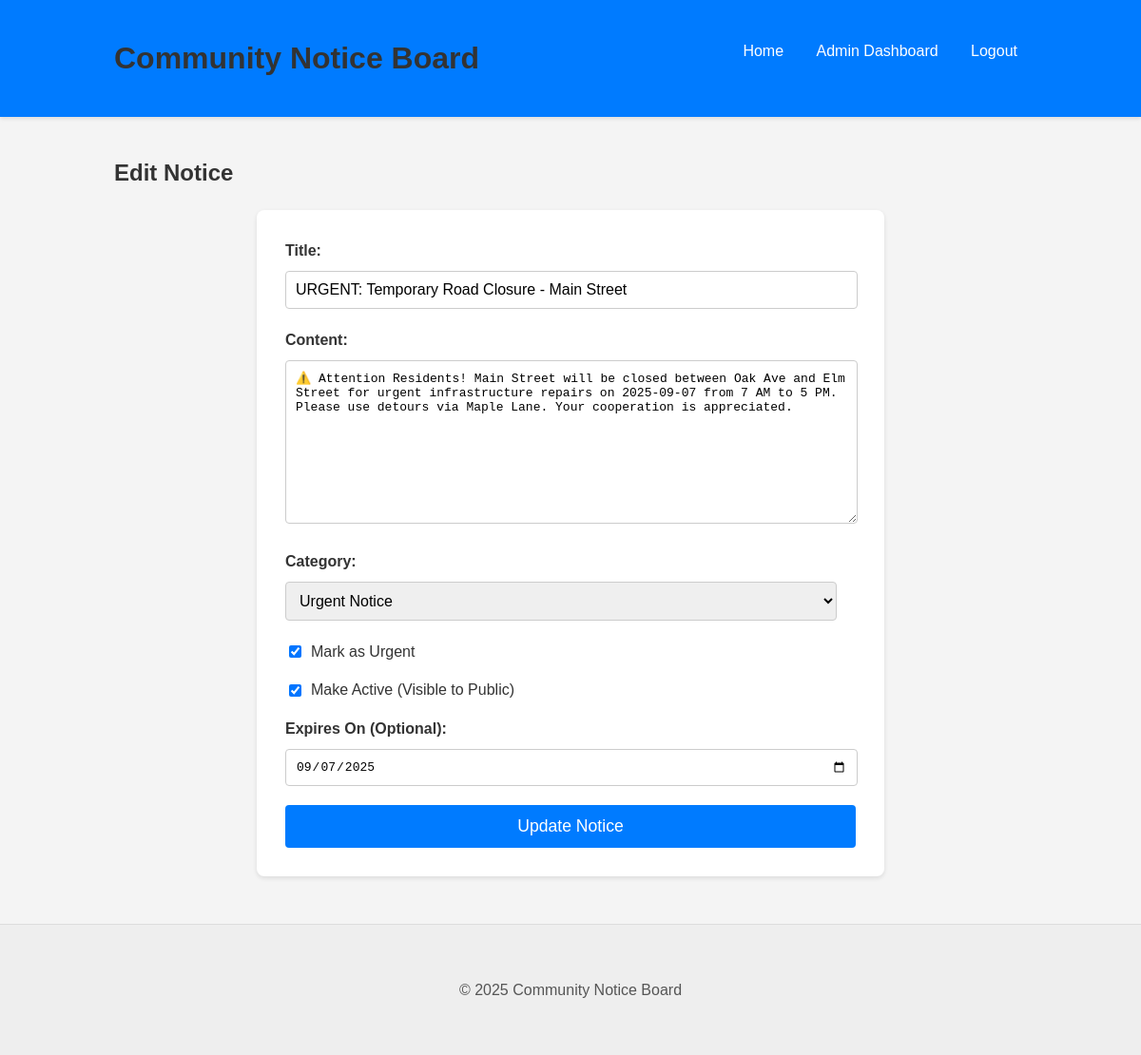
/admin/notice/3/edit (signed in), run on the app's committed database.
### tables this page shows
CREATE TABLE notices (
    id INTEGER PRIMARY KEY AUTOINCREMENT,
    title TEXT NOT NULL,
    content TEXT NOT NULL,
    category TEXT NOT NULL, -- e.g., 'announcement', 'event', 'urgent' (though is_urgent also exists)
    is_urgent BOOLEAN NOT NULL DEFAULT 0, -- 1 for urgent, 0 for regular
    created_at TIMESTAMP NOT NULL DEFAULT CURRENT_TIMESTAMP,
    expires_at TIMESTAMP NULL, -- Optional expiry date
    event_date DATE NULL,
    event_time TIME NULL,
    event_location TEXT NULL,
    is_active BOOLEAN NOT NULL DEFAULT 1 -- 1 for active, 0 for inactive/draft (admin can toggle)
);

### app.py (the view, shortened to what this page needs)
@app.route('/admin/notice/<int:id>/edit', methods=['GET', 'POST'])
@login_required
def edit_notice(id):
    notice = get_notice(id, check_active=False) # Get notice regardless of active status
    if notice is None:
        return redirect(url_for('admin_dashboard'))
    return render_template('create_edit_notice.html', notice=notice)

### app.py (called while the page is built)
@app.context_processor
def inject_now():
    return {'datetime': datetime}

def get_db():
    if 'db' not in g:
        g.db = sqlite3.connect(
            DATABASE,
        )
        g.db.row_factory = sqlite3.Row # Allows accessing columns by name
    return g.db

def login_required(view):
    @functools.wraps(view)
    def wrapped_view(**kwargs):
        if session.get('logged_in') is None:
            flash('Please log in to access this page.', 'warning')
            return redirect(url_for('admin_login'))
        return view(**kwargs)
    return wrapped_view

def get_notice(notice_id, check_active=True):
    db = get_db()
    query = """
        SELECT id, title, content, category, is_urgent, created_at,
               expires_at,
               event_date, event_time, event_location, is_active
        FROM notices
        WHERE id = ?
    """
    if check_active:
        query += " AND is_active = 1"
    notice_row = db.execute(query, (notice_id,)).fetchone()
    if notice_row is None:
        flash('Notice not found.', 'danger')
        return None
    notice = dict(notice_row)
    if notice['expires_at']:
        notice['expires_at'] = datetime.fromisoformat(notice['expires_at'])
    notice['created_at'] = datetime.fromisoformat(notice['created_at']) # Should always exist
    return notice

### templates/create_edit_notice.html (shortened to what this page needs)
{% extends '_base.html' %}
{% block content %}
    <h2>{% if notice %}Edit Notice{% else %}Create New Notice{% endif %}</h2>
    <form method="post" class="notice-form">
        <label for="title">Title:</label>
        <input type="text" id="title" name="title" value="{{ notice.title if notice else '' }}" required>
        <label for="content">Content:</label>
        <textarea id="content" name="content" rows="10" required>{{ notice.content if notice else '' }}</textarea>
        <label for="category">Category:</label>
        <select id="category" name="category" required onchange="toggleEventFields()">
            <option value="urgent" {% if notice and notice.category == 'urgent' %}selected{% endif %}>Urgent Notice</option>
        </select>
        <div class="checkbox-group">
            <input type="checkbox" id="is_urgent" name="is_urgent" {% if notice and notice.is_urgent %}checked{% endif %}>
            <label for="is_urgent">Mark as Urgent</label>
        </div>
        <div class="checkbox-group">
            <input type="checkbox" id="is_active" name="is_active" {% if notice is none or notice.is_active %}checked{% endif %}>
            <label for="is_active">Make Active (Visible to Public)</label>
        </div>
        <label for="expires_at">Expires On (Optional):</label>
        <input type="date" id="expires_at" name="expires_at" value="{{ notice.expires_at.strftime('%Y-%m-%d') if notice and notice.expires_at else '' }}">
        <button type="submit">{% if notice %}Update Notice{% else %}Create Notice{% endif %}</button>
    </form>
{% endblock %}

### static/style.css (style rules this page uses)
body { font-family: Arial, sans-serif; line-height: 1.6; margin: 0; padding: 0; background-color: #f4f4f4; color: #333; }
h1, h2, h3 { color: #333; margin-bottom: 15px; }
.auth-form, .notice-form { background-color: white; padding: 30px; border-radius: 8px; box-shadow: 0 2px 5px rgba(0,0,0,0.1); margin-top: 20px; max-width: 600px; margin-left: auto; margin-right: auto; }
.auth-form label, .notice-form label { display: block; margin-bottom: 8px; font-weight: bold; }
.auth-form input[type="text"], .auth-form input[type="password"], .notice-form input[type="text"], .notice-form input[type="date"], .notice-form input[type="time"], .notice-form textarea, .notice-form select { width: calc(100% - 20px); padding: 10px; margin-bottom: 20px; border: 1px solid #ccc; border-radius: 4px; font-size: 1em; }
.checkbox-group { margin-bottom: 15px; display: flex; align-items: center; }
.checkbox-group input[type="checkbox"] { margin-right: 10px; width: auto; }
.checkbox-group label { margin-bottom: 0; font-weight: normal; }
.auth-form button, .notice-form button { width: 100%; padding: 12px; background-color: #007bff; color: white; border: none; border-radius: 4px; font-size: 1.1em; cursor: pointer; transition: background-color 0.2s ease; }

### data on the page
notices: title "URGENT: Temporary Road Closure - Main Street", content "⚠️ Attention Residents! Main Street will be closed between Oak Ave and Elm Street for urgent infrastructure repairs on 2025-09-07 from 7 AM to 5 PM. Please use detours via Maple Lane. Your cooperation is appreciated.", category "Urgent Notice", is_urgent "☑", is_active "☑"
